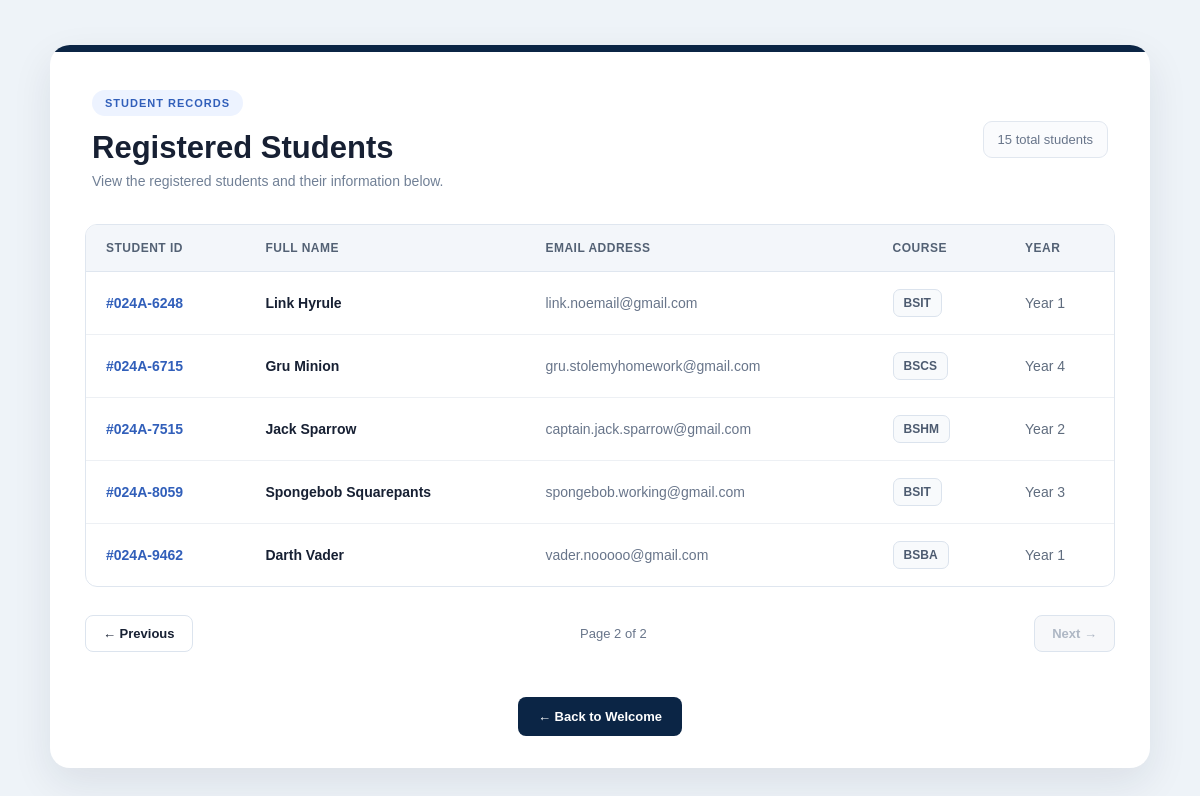
The page /home/?page=2 on the database its author committed.
### main/models.py (models this page shows, shortened)
class Student(models.Model):
    student_id = models.CharField(max_length=20, unique=True)
    first_name = models.CharField(max_length=100)
    last_name = models.CharField(max_length=100)
    email = models.EmailField(unique=True)
    course = models.CharField(max_length=100)
    year_level = models.IntegerField()

### main/views.py (the view)
# urls.py: 2. Add a URL to urlpatterns:  path('', views.home, name='home')
def home(request):
    student_list = Student.objects.all()
    paginator = Paginator(student_list, 10)
    page_number = request.GET.get('page')
    students = paginator.get_page(page_number)
    return render(request, 'main/home.html', {
        'students': students
    })

### main/templates/main/home.html (shortened to what this page needs)
<!DOCTYPE html>
<html lang="en">
<head>
</head>
<body>
    <div class="page">
        <div class="dashboard">
            <div class="top-line"></div>
            <div class="header">
                <div class="header-top">
                    <div>
                        <div class="tag">STUDENT RECORDS</div>
                        <h1>Registered Students</h1>
                        <p class="subtitle">
                            View the registered students and their information below.
                        </p>
                    </div>
                    <div class="record-count">
                        {{ students.paginator.count }} total students
                    </div>
                </div>
            </div>
            {% if students %}
                <div class="table-container">
                    <table>
                        <thead>
                            <tr>
                                <th>STUDENT ID</th>
                                <th>FULL NAME</th>
                                <th>EMAIL ADDRESS</th>
                                <th>COURSE</th>
                                <th>YEAR</th>
                            </tr>
                        </thead>
                        <tbody>
                            {% for student in students %}
                                <tr>
                                    <td>
                                        <span class="student-id">
                                            #{{ student.student_id }}
                                        </span>
                                    </td>
                                    <td>
                                        <span class="student-name">
                                            {{ student.first_name }} {{ student.last_name }}
                                        </span>
                                    </td>
                                    <td>
                                        <span class="email">
                                            {{ student.email }}
                                        </span>
                                    </td>
                                    <td>
                                        <span class="course">
                                            {{ student.course }}
                                        </span>
                                    </td>
                                    <td>
                                        <span class="year">
                                            Year {{ student.year_level }}
                                        </span>
                                    </td>
                                </tr>
                            {% endfor %}
                        </tbody>
                    </table>
                </div>
                <div class="navigation">
                    {% if students.has_previous %}
                        <a href="?page={{ students.previous_page_number }}" class="nav-button">
                            ← Previous
                        </a>
                    {% else %}
                        <span class="nav-button disabled">
                            ← Previous
                        </span>
                    {% endif %}
                    <span class="page-number">
                        Page {{ students.number }} of {{ students.paginator.num_pages }}
                    </span>
                    {% if students.has_next %}
                        <a href="?page={{ students.next_page_number }}" class="nav-button">
                            Next →
                        </a>
                    {% else %}
                        <span class="nav-button disabled">
                            Next →
                        </span>
                    {% endif %}
                </div>
            {% else %}
                <div class="empty">
                    <h2>No Students Found</h2>
                    <p>There are currently no student records available.</p>
                </div>
            {% endif %}
            <div class="back-section">
                <a href="{% url 'welcome' %}" class="back-button">
                    ← Back to Welcome
                </a>
            </div>
        </div>
    </div>
</body>
</html>

### main/templates/main/home.html (style rules this page uses)
* { box-sizing: border-box; }
body { margin: 0; font-family: Arial, sans-serif; background: #eef3f8; color: #172033; }
.page { width: 92%; max-width: 1100px; margin: 45px auto; }
.dashboard { background: white; border-radius: 20px; overflow: hidden; box-shadow: 0 15px 40px rgba(23, 32, 51, 0.09); }
.top-line { height: 7px; background: #0B2545; }
.header { padding: 38px 42px 25px; }
.header-top { display: flex; justify-content: space-between; align-items: center; gap: 20px; }
.tag { display: inline-block; padding: 7px 13px; border-radius: 20px; background: #edf3ff; color: #315fba; font-size: 11px; font-weight: bold; letter-spacing: 1px; }
h1 { margin: 14px 0 7px; font-size: 31px; }
.subtitle { margin: 0; color: #718096; font-size: 14px; }
.record-count { padding: 10px 14px; border: 1px solid #e1e7ef; border-radius: 9px; background: #fafbfd; color: #68758a; font-size: 13px; white-space: nowrap; }
.table-container { margin: 10px 35px 0; border: 1px solid #dfe6ef; border-radius: 12px; overflow-x: auto; }
table { width: 100%; border-collapse: collapse; min-width: 700px; }
thead { background: #f3f6fa; }
th { padding: 16px 20px; text-align: left; font-size: 12px; color: #536174; letter-spacing: 0.5px; border-bottom: 1px solid #dfe6ef; }
td { padding: 17px 20px; border-bottom: 1px solid #edf0f4; font-size: 14px; }
tbody tr:last-child td { border-bottom: none; }
.student-id { font-weight: bold; color: #315fba; }
.student-name { font-weight: bold; color: #172033; }
.email { color: #68758a; }
.course { display: inline-block; padding: 6px 10px; border: 1px solid #dbe3ed; border-radius: 7px; background: #f8fafc; color: #4d5b70; font-size: 12px; font-weight: bold; }
.year { color: #5f6c7e; }
.navigation { display: flex; justify-content: space-between; align-items: center; padding: 28px 35px 20px; }
.nav-button { display: inline-block; padding: 10px 17px; border: 1px solid #dce4ee; border-radius: 8px; background: white; color: #172033; text-decoration: none; font-size: 13px; font-weight: bold; transition: 0.2s ease; }
.disabled { color: #aeb7c4; background: #f7f8fa; pointer-events: none; }
.page-number { color: #68758a; font-size: 13px; }
.back-section { text-align: center; padding: 25px 20px 32px; }
.back-button { display: inline-block; padding: 12px 20px; background: #0B2545; color: white; text-decoration: none; border-radius: 8px; font-size: 13px; font-weight: bold; transition: 0.2s ease; }

### rows shown on the page
Student: student_id "024A-6248", first_name "Link", last_name "Hyrule", email "link.noemail@gmail.com", course "BSIT", year_level "1"
Student: student_id "024A-6715", first_name "Gru", last_name "Minion", email "gru.stolemyhomework@gmail.com", course "BSCS", year_level "4"
Student: student_id "024A-7515", first_name "Jack", last_name "Sparrow", email "captain.jack.sparrow@gmail.com", course "BSHM", year_level "2"
Student: student_id "024A-8059", first_name "Spongebob", last_name "Squarepants", email "spongebob.working@gmail.com", course "BSIT", year_level "3"
Student: student_id "024A-9462", first_name "Darth", last_name "Vader", email "vader.nooooo@gmail.com", course "BSBA", year_level "1"

### other values the page prints
{{ students.paginator.count }} "15"
{{ students.number }} "2"
{{ students.paginator.num_pages }} "2"
